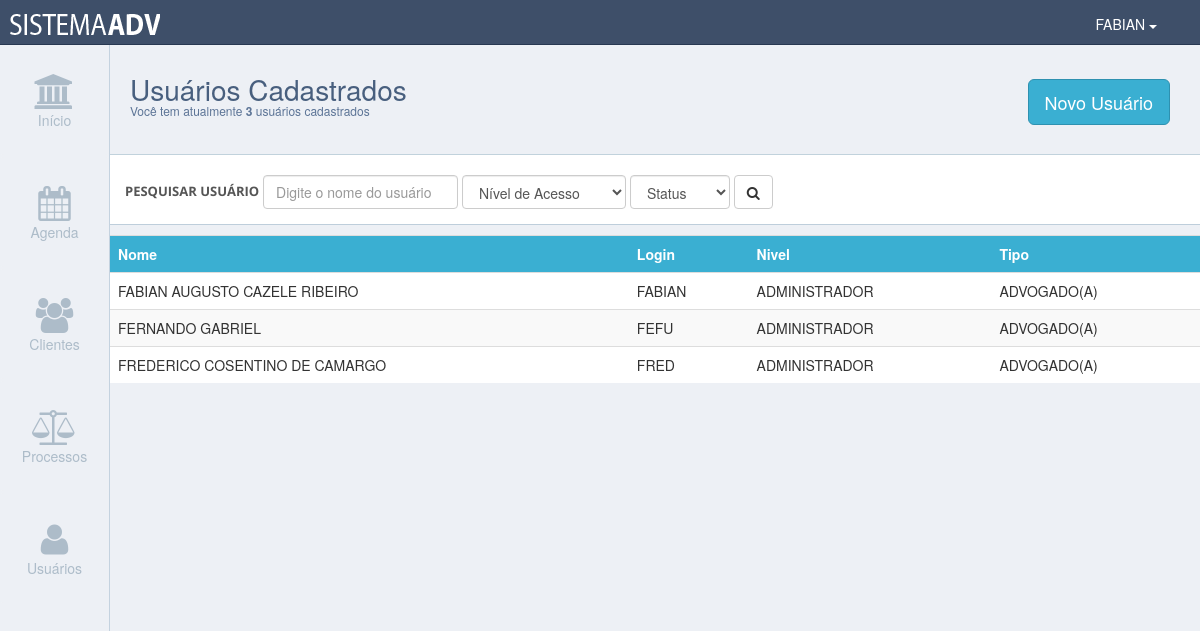
Screenshot of /usuario.php (signed in) with the database file from the repository.
### tables this page shows
CREATE TABLE IF NOT EXISTS `usuario` (
  `usuarioId` int(11) NOT NULL,
  `usuarioLogin` varchar(255) DEFAULT NULL,
  `usuarioSenha` varchar(255) DEFAULT NULL,
  `usuarioNome` varchar(255) DEFAULT NULL,
  `usuarioApelido` varchar(255) DEFAULT NULL,
  `usuarioNivel` int(11) DEFAULT NULL,
  `usuarioStatus` tinyint(1) DEFAULT '1',
  `usuarioTipo` int(11) DEFAULT NULL,
  `usuarioQtdAcesso` int(11) DEFAULT '0',
  `usuarioResetaSenha` tinyint(1) DEFAULT '0'
);

### php/pesqUsuario.php (called while the page is built, shortened)
<?php require_once("dashboard.php"); ?>
<?php
    $tr = "SELECT usuarioId, usuarioNome, usuarioLogin, usuarioNivel, usuarioTipo FROM usuario WHERE usuarioStatus = 1 ORDER BY usuarioNome ";
    $consulta_tr = mysqli_query($conecta, $tr);
    $tr2 = "SELECT count(usuarioId) as conte FROM usuario WHERE usuarioStatus = 1 ";
    $consulta_tr2 = mysqli_query($conecta, $tr2);
    if(!$consulta_tr2) {
        die("erro no banco3");
    } else {
	$contador = mysqli_fetch_assoc($consulta_tr2);
	$contaUsuario = $contador['conte'];
	}
?>

### usuario.php (the view, shortened to what this page needs)
<?php require_once("php/verificacaoNivel.php"); ?>
<?php require_once("php/pesqUsuario.php"); ?>
<!doctype html>
<html>
    <body>
 		<div id="conteudo">
   		<div class="container-fluid no-padding">
            <div class="header">
            <div class="titulo-box-texto">
                <h3 class="titulo-texto">Usuários Cadastrados</h3>
                <h5>Você tem atualmente <strong><?php echo $contaUsuario ?></strong> usuários cadastrados</h5>
            </div>
            <div class="titulo-box-botao">
                  <a href="cadastroUsuario.php" class="btn btn-lg botao-menu-topo">Novo Usuário</a>
            </div>
        </div>
        <div class="busca-header">
         <form class="form-inline" role="form" action="usuario.php" method="get">
             <div class="form-group">
                 <label for="clientes">Pesquisar Usuário </label>
                 <input class="form-control" type="text" name="usuarios" id="usuario" placeholder="Digite o nome do usuário">
                 <select class="form-control" name="filtroTipo" onchange="this.form.submit();" >
                    <option value="" disabled selected>Nível de Acesso</option>
                 </select>
                 <select class="form-control" name="filtroStatus" onchange="this.form.submit();" >
                    <option value="" disabled selected>Status</option>
                 </select>
                 <button class="btn btn-default" type="submit"><i class="fa fa-search"></i></button>
             </div>
         </form>
        </div>
<table class="table table-striped table-hover">
	<tr>
     	<th> Nome </th>
     	<th> Login </th>
     	<th> Nivel </th>
        <th> Tipo </th>
	</tr>
<?php
	while($linha = mysqli_fetch_assoc($consulta_tr))
	{
?>
	<tr onmouseover="this.style.cursor='pointer'" onclick="document.location = 'detalheUsuario.php?codigo=<?php echo utf8_encode($linha["usuarioId"]) ?>';">
     	<td> <?php echo utf8_encode($linha["usuarioNome"]) ?> </td>
     	<td> <?php echo utf8_encode($linha["usuarioLogin"]) ?> </td>
     	<td> <?php if ($linha["usuarioNivel"] < 2 ) {
					echo "USUÁRIO COMUM";
					} else {
					echo "ADMINISTRADOR"; }	 ?>  </td>
        <td> <?php if ($linha["usuarioTipo"] < 2 ) {
					echo "SECRETÁRIO(A)";
					} else {
					echo "ADVOGADO(A)"; }	 ?>  </td>
	</tr>
<?php
}
?>
</table>
     		</div>
       </div>
   </body>
</html>

### css/pure-min.css (style rules this page uses)
html { font-family:sans-serif;-ms-text-size-adjust:100%;-webkit-text-size-adjust:100% }
body { margin:0 }
a { background-color:transparent }
b,strong { font-weight:700 }
button,input,optgroup,select,textarea { color:inherit;font:inherit;margin:0 }
button { overflow:visible }
button,select { text-transform:none }
button,html input[type=button],input[type=reset],input[type=submit] { -webkit-appearance:button;cursor:pointer }
input { line-height:normal }
table { border-collapse:collapse;border-spacing:0 }
td,th { padding:0 }

### css/estilo.css (style rules this page uses)
html, body { width: 100%; height: 100%; background-color: #edf0f5; overflow-x: hidden; }
.no-padding { padding-right: 0; padding-left: 0; padding-top: 0; padding-bottom: 0; }
#conteudo { width: calc(100% - 110px); height: calc(100% - 45px); position: absolute; top: 45px; left: 110px; background-color: #edf0f5; }
.header { width: 100%; height: 110px; background-color: #edf0f5; border-bottom: 1px solid #c1d2dc; }
.titulo-box-texto { width: auto; height: 110px; float: left; padding-left: 20px; padding-top: 20px; }
.titulo-box-botao { width: auto; height: 110px; float: right; line-height: 110px; margin-right: 30px; }
.titulo-texto { color: #485F7E; font-size: 28px; font-weight: 400; line-height: 9px; }
.botao-menu-topo { border: 1px solid #2e91b0; background-color: #3aafd2 !important; color: #FFF !important; }
h5 { font-size: 12px; color: #5C7496; }
.busca-header { width: 100%; height: 70px; line-height: 70px; background-color: #FFF; border-bottom: 1px solid #becedb; margin-bottom: 10px; }
.form-group { padding-left: 15px; padding-right: 15px; }
label { font-size: 13px; color: #555; text-transform: uppercase; margin-bottom: 12px; box-sizing: border-box; font-family: 'Open Sans', HelveticaNeue, Helvetica, Arial; font-weight: bold; }
tr th { background-color: #3aafd2; color: #FFF; }
table { background-color: #FFF; }

### rows the page displays
usuario: usuarioNome "FABIAN AUGUSTO CAZELE RIBEIRO", usuarioLogin "FABIAN", usuarioNivel "ADMINISTRADOR", usuarioTipo "ADVOGADO(A)"
usuario: usuarioNome "FERNANDO GABRIEL", usuarioLogin "FEFU", usuarioNivel "ADMINISTRADOR", usuarioTipo "ADVOGADO(A)"
usuario: usuarioNome "FREDERICO COSENTINO DE CAMARGO", usuarioLogin "FRED", usuarioNivel "ADMINISTRADOR", usuarioTipo "ADVOGADO(A)"

### other values shown
utf8_encode($_SESSION['APELIDOUSER']) "FABIAN"
$contaUsuario "3"
